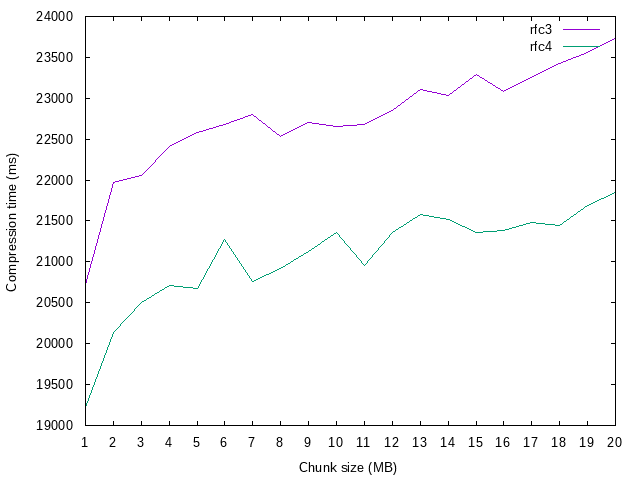

gnuplot code for this plot:
set terminal png size 640,480 enhanced font "Helvetica,10"
set output 'plots/big_comp.png'
set xtics 1
set xlabel "Chunk size (MB)"
set ylabel "Compression time (ms)"
plot "plots/big_comp.data" using 1:2 title 'rfc3' with lines, \
     "plots/big_comp.data" using 1:3 title 'rfc4' with lines

